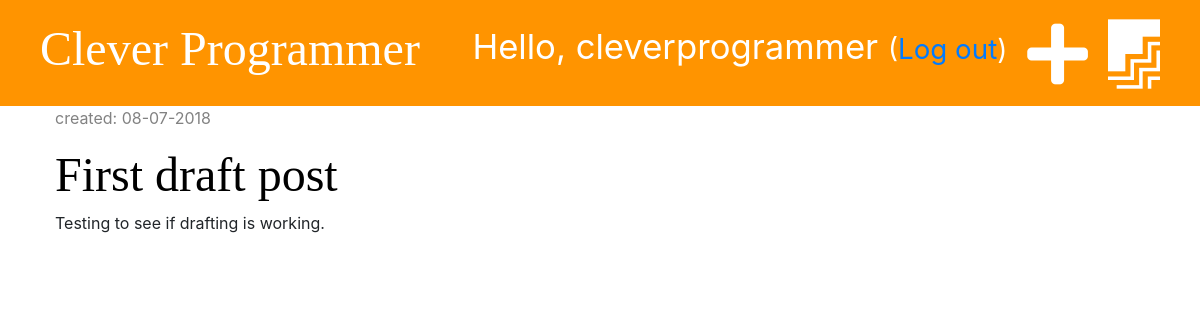
Page /drafts/ (signed in) on the committed database.
### blog/models.py (models this page shows, shortened)
class Post(models.Model):
    author = models.ForeignKey('auth.User', on_delete=models.CASCADE)
    title = models.CharField(max_length=200)
    text = models.TextField()
    created_date = models.DateTimeField(default=timezone.now)
    published_date = models.DateTimeField(blank=True, null=True)

### blog/views.py (the view)
# urls.py: path('drafts/', views.post_draft_list, name='post_draft_list'),
@login_required
def post_draft_list(request):
    posts = Post.objects.filter(published_date__isnull=True).order_by('-created_date')
    stuff_for_frontend = {'posts': posts}
    return render(request, 'blog/post_draft_list.html', stuff_for_frontend)

### blog/templates/blog/post_draft_list.html (shortened to what this page needs)
{% extends 'blog/base.html' %}
{% block content %}
    {% for post in posts %}
        <div class="post">
            <p class="date">created: {{ post.created_date|date:'m-d-Y' }}</p>
            <h1><a href="{% url 'post_detail' pk=post.pk %}">{{ post.title }}</a></h1>
            <p>{{ post.text|truncatechars:50 }}</p>
        </div>
    {% endfor %}
{% endblock %}

### blog/templates/blog/base.html (shortened to what this page needs)
{% load staticfiles %}
<!DOCTYPE html>
<html lang="en">
<head>
    <link rel="stylesheet" href="https://stackpath.bootstrapcdn.com/bootstrap/4.1.3/css/bootstrap.min.css">
    <link rel="stylesheet" href="{% static 'css/blog.css' %}">
    <link rel="stylesheet" href="https://use.fontawesome.com/releases/v5.2.0/css/all.css"
>
    <link rel="stylesheet" href="{% static 'css/zenburn.css' %}">
</head>
<body>
<div class="page-header">
    {% if user.is_authenticated %}
        <a href="{% url 'post_draft_list' %}" class="top-menu"><i class="fab fa-firstdraft fa-2x"></i></a>
        <a href="{% url 'post_new' %}" class="top-menu"><i class="fas fa-plus fa-2x"></i></a>
        <p class="top-menu">Hello, {{ user.username }}
            <small>(<a href="{% url 'logout' %}">Log out</a>)</small>
        </p>
    {% else %}
        <a href="{% url 'login' %}" class="top-menu"><i class="fas fa-sign-in-alt fa-2x"></i></a>
    {% endif %}
    <h1><a href="{% url "post_list" %}">Clever Programmer </a></h1>
</div>
<div class="content container">
    <div class="row">
        <div class="col-md-8">
            {% block content %}
            {% endblock %}
        </div>
    </div>
</div>
</body>
</html>

### blog/static/css/blog.css (style rules this page uses)
.page-header { background-color: #ff9400; margin-top: 0; padding: 20px 20px 20px 40px; }
.page-header h1, .page-header h1 a { color: #ffffff; font-size: 36pt; text-decoration: none; }
.content { margin-left: 40px; }
h1, h2, h3, h4 { font-family: 'Tangerine', 'Inconsolata', 'Droid Sans', serif; font-size: 48px; }
.date { color: #828282; }
.post { margin-bottom: 70px; }
.post h1 a { color: #000000; }
.top-menu, .top-menu:hover { color: #ffffff; float: right; font-size: 26pt; margin-right: 20px; }

### rows in the picture
Post: created_date "08-07-2018", title "First draft post", text "Testing to see if drafting is working."

### other values in the picture
{{ user.username }} "cleverprogrammer"
